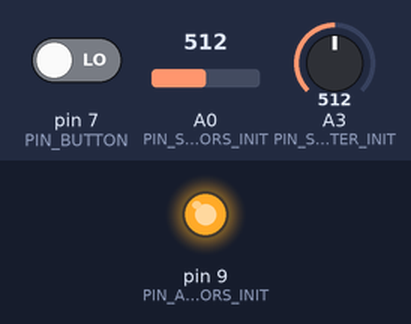
Bench run of a sketch on a simulated Arduino Uno, built with avr-gcc and run on an emulated ATmega328P. Shown: output pins drawn as LEDs (lit = HIGH). Inputs (shaded band) come from the test bench; at power-on: A3 (PIN_SENSORS_POTENTIOMETER_INIT) = 512, pin 7 (PIN_BUTTON) LOW, A0 (PIN_SENSORS_INIT) = 512. What the sketch prints to the serial monitor is not drawn.

Above: at 1.2 s.
1.3 s: A3 (PIN_SENSORS_POTENTIOMETER_INIT) set to 122
At 1.9 s:
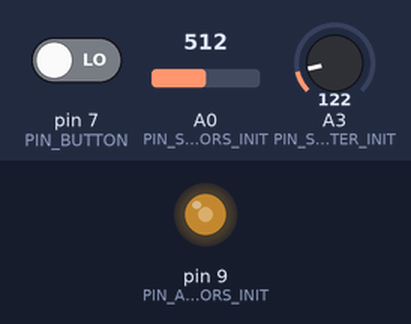
2.8 s: A3 (PIN_SENSORS_POTENTIOMETER_INIT) set to 0
At 3.5 s:
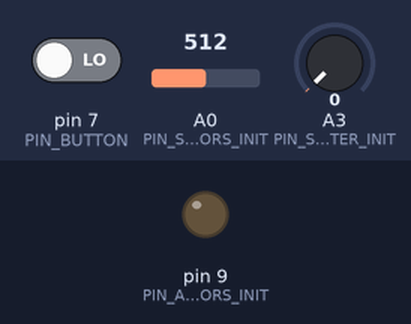
4.3 s: A3 (PIN_SENSORS_POTENTIOMETER_INIT) set to 306
At 5.1 s:
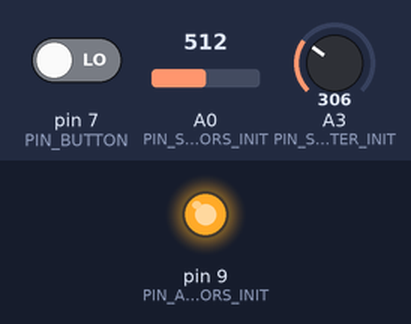
Timing chart, 0 to 7.3 s (numbered marks = the images above; inputs shaded):
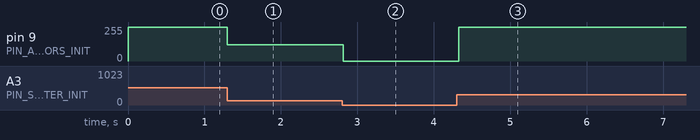

The sketch:

rascunho.ino
```cpp
// Arduino UNO Board Pins
//
// Sensors pins: A0, A1, A2.
// Sensors (Potentiometer) pins: A3, A4, A5.
// Actuators (Commons) pins: 9, 10, 11.
// Button pin: 7.

const int BAUD_RATE = 9600;
const int ELEMENT_COUNT_MAX = 50;

const int PIN_BUTTON = 7;
const int PIN_ACTUATORS_INIT = 9;
const unsigned int PIN_SENSORS_INIT = A0;
const unsigned int PIN_SENSORS_POTENTIOMETER_INIT = A3;

const int QTD_ACTUATORS = 1;
const int QTD_SENSORS = 1;

class Sensor
{
private:
  byte pin;

public:
  Sensor() {}

  void begin(byte pin)
  {
    this->pin = pin;
  }

  int getValue()
  {
    return analogRead(pin);
  }
};

class Actuator
{
private:
  byte pin;

public:
  Actuator() {}

  void begin(byte pin)
  {
    this->pin = pin;
    pinMode(pin, OUTPUT);
  }

  int setValue(int val)
  {
    analogWrite(pin, val);
  }
};

class Button
{
private:
  byte pin;
  byte state;
  byte lastReading;
  unsigned long lastDebounceTime = 0;
  unsigned long debounceDelay = 50;

public:
  Button() {}

  void begin(byte pin)
  {
    this->pin = pin;
    lastReading = LOW;
    init();
  }

  void init()
  {
    pinMode(pin, INPUT);
  }

  void update()
  {
    byte newReading = digitalRead(pin);

    if (newReading != lastReading) lastDebounceTime = millis();
    if (millis() - lastDebounceTime > debounceDelay) state = newReading;

    lastReading = newReading;
  }

  byte getState()
  {
    update();
    return state;
  }

  bool isPressed()
  {
    bool isStateHigh = getState() == HIGH;
    return isStateHigh;
  }
};

Button button;
Sensor sensors[QTD_SENSORS];
Sensor potentiometers[QTD_ACTUATORS];
Actuator actuators[QTD_ACTUATORS];

int minDiff;
int newDiff;
int isPressedButton;
int sensorValue[QTD_SENSORS];
int actuatorValue[QTD_ACTUATORS];
int trainingQtd, buttonCounter = 0;
int sensorArray[ELEMENT_COUNT_MAX][QTD_SENSORS];
int actuatorArray[ELEMENT_COUNT_MAX][QTD_ACTUATORS];

bool buttonPressed, buttonHeld, trainingDone = false;

void setup()
{
  button.begin(PIN_BUTTON);

  for (int index = 0; index < QTD_SENSORS; index++)
  {
    sensors[index].begin(PIN_SENSORS_INIT + index);
  }

  for (int index = 0; index < QTD_ACTUATORS; index++)
  {
    potentiometers[index].begin(PIN_SENSORS_POTENTIOMETER_INIT + index);
    actuators[index].begin(PIN_ACTUATORS_INIT + index);
  }

  Serial.begin(BAUD_RATE);
  Serial.println("Setup");
}

void loop()
{
  isPressedButton = button.isPressed();

  for (int index = 0; index < QTD_SENSORS; index++)
  {
    sensorValue[index] = sensors[index].getValue();
  }

  for (int index = 0; index < QTD_ACTUATORS; index++)
  {
    actuatorValue[index] = potentiometers[index].getValue();
  }

  if (isPressedButton) buttonCounter++;
  else buttonCounter = 0;

  buttonHeld = (isPressedButton and buttonCounter > 15);
  buttonPressed = (isPressedButton and not buttonHeld);

  if (buttonHeld)
  {
    trainingDone = true;
    Serial.println("Button Held");
    buttonCounter = 0;
  }

  if (trainingDone)
  {
    int closestPos = 0;
    minDiff = 0;

    for (int index = 0; index < QTD_SENSORS; index++)
    {
      minDiff = minDiff + abs(sensorArray[0][index] - sensorValue[index]);
    }

    for (int index = 1; index < trainingQtd; index++)
    {
      newDiff = 0;

      for (int auxiliar = 0; auxiliar < QTD_SENSORS; auxiliar++)
      {
        newDiff = newDiff + abs(sensorArray[index][auxiliar] - sensorValue[auxiliar]);
      }

      if (newDiff < minDiff)
      {
        minDiff = newDiff;
        closestPos = index;
      }
    }

    for (int index = 0; index < QTD_ACTUATORS; index++)
    {
      actuators[index].setValue(actuatorArray[closestPos][index]);
    }
  }
  else if (buttonPressed)
  {
    for (int index = 0; index < QTD_SENSORS; index++)
    {
      sensorArray[trainingQtd][index] = sensorValue[index];
    }

    for (int index = 0; index < QTD_ACTUATORS; index++)
    {
      actuatorArray[trainingQtd][index] = actuatorValue[index];
    }

    trainingQtd++;
  }
  else
  {
    for (int index = 0; index < QTD_ACTUATORS; index++)
    {
      actuators[index].setValue(actuatorValue[index]);
    }
  }

  delay(30);
}
```

rascunho.cpp
```cpp
const int act_num=2;
const int sen_num=1;

class ASensor { // analog sensor (ldr, temp, ...)
  private:
    byte pin;

  public:
  	ASensor() {}

  	void begin(byte pin) {
      this->pin = pin;
    }

	int getValue() {
  		return(analogRead(pin));
    }
};

class Actuator { // actuator (led or led_RGB)
  private:
  	byte pin;

  public:
    Actuator(){}

  void begin(byte pin) {
      this->pin=pin;
      pinMode(pin, OUTPUT);
    }

	int setValue(int val) {
      int map_val;
      map_val = map(val, 0, 1023, 0, 255);
      analogWrite(pin, val);
    }
};

class Button {
  private:
    byte pin;
    byte state;
    byte lastReading;
    unsigned long lastDebounceTime = 0;
    unsigned long debounceDelay = 50;

  public:
  	Button(){}

  	void begin(byte pin) {
      this->pin = pin;
      lastReading = LOW;
      init();
    }

    void init() {
      pinMode(pin, INPUT);
    }

    void update() {
      byte newReading = digitalRead(pin);
      if (newReading != lastReading) lastDebounceTime = millis();
      if (millis() - lastDebounceTime > debounceDelay) state = newReading;
      lastReading = newReading;
    }

    byte getState() {
      update();
      return state
      ;
    }

    bool isPressed() {
      return (getState() == HIGH);
    }
};

Button button;
ASensor sensor[sen_num];
ASensor pot[act_num];
Actuator act[act_num];

int buttonVal;
int sensorVal[sen_num];
int actuatorVal[act_num];
int minDiff;
int newDiff;
int trainingNum, buttonCounter = 0;
bool buttonPressed, buttonHeld, trainingDone = false;
const int ELEMENT_COUNT_MAX = 50;
int sensorArray[ELEMENT_COUNT_MAX][sen_num];
int actuatorArray[ELEMENT_COUNT_MAX][act_num];

void setup() {
  button.begin(7);

  for (int i = 0; i < sen_num; i++){
    sensor[i].begin(A0+i);
  }

  for(int i = 0; i < act_num; i++){
  	pot[i].begin(A3+i);
  	act[i].begin(9+i);
  }

  Serial.begin(9600);
  Serial.println("running");
}

void loop() {
  buttonVal = button.isPressed();

  for (int i = 0; i < sen_num; i++) {
    sensorVal[i] = sensor[i].getValue();
  }

  for(int i = 0; i < act_num; i++){
 	  actuatorVal[i] = pot[i].getValue();
  }

  if (buttonVal) buttonCounter++;
  else buttonCounter = 0;

  buttonHeld = (buttonVal and buttonCounter > 15);
  buttonPressed = (buttonVal and not buttonHeld);

  if (buttonHeld) {
	  trainingDone = true;
    Serial.println("button held");
    buttonCounter = 0;
  }

  if (trainingDone) {
    int closestPos = 0;
    minDiff = 0;

    for (int i = 0; i < sen_num; i++){
      minDiff = minDiff + abs(sensorArray[0][i] - sensorVal[i]);
    }

    for (int i = 1; i < trainingNum; i++) {
     newDiff = 0;

      for (int j = 0; j < sen_num; j++){
        newDiff = newDiff+abs(sensorArray[i][j] - sensorVal[j]);
      }

      if (newDiff < minDiff) {
        minDiff = newDiff;
        closestPos = i;
      }
    }


    for(int i = 0; i < act_num; i++){
		    act[i].setValue(actuatorArray[closestPos][i]);
    }

  } else if (buttonPressed) {
    for (int i = 0; i < sen_num; i++){
      sensorArray[trainingNum][i] = sensorVal[i];
    }

    for(int i = 0; i < act_num; i++){
      actuatorArray[trainingNum][i] = actuatorVal[i];
    }

    trainingNum++;
  } else {
    for(int i = 0; i < act_num; i++){
      act[i].setValue(actuatorVal[i]);
    }

  }

  delay(30);
}
```

Measured:
- after the input at 1.3 s, pin 9 (PIN_ACTUATORS_INIT): 255/255 → 122/255 at once
- after the input at 2.8 s, pin 9 (PIN_ACTUATORS_INIT): 122/255 → 0/255 at once
- after the input at 4.3 s, pin 9 (PIN_ACTUATORS_INIT): 0/255 → 255/255 at once
